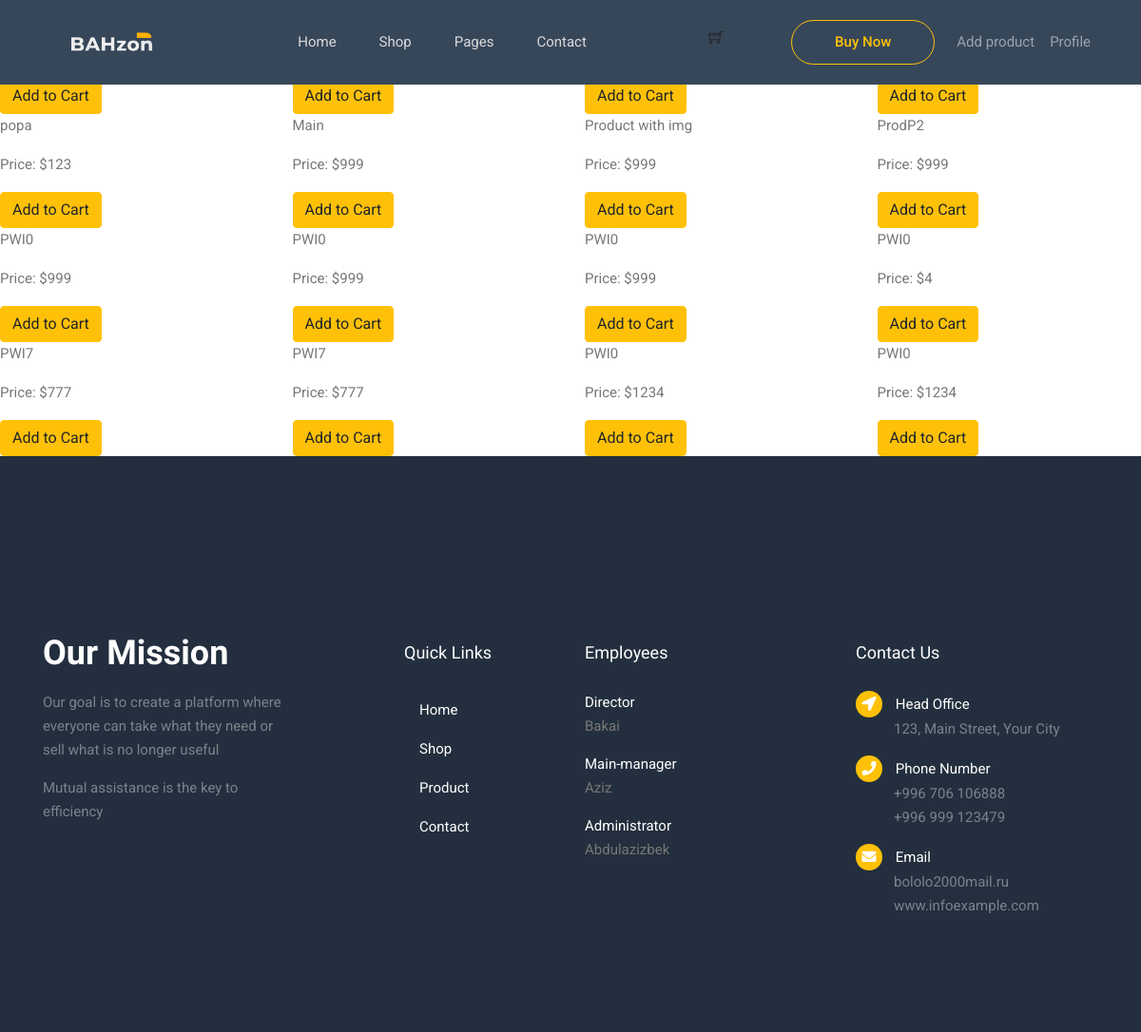
/product-list/ (signed in), run on an earlier commit of the app's database.
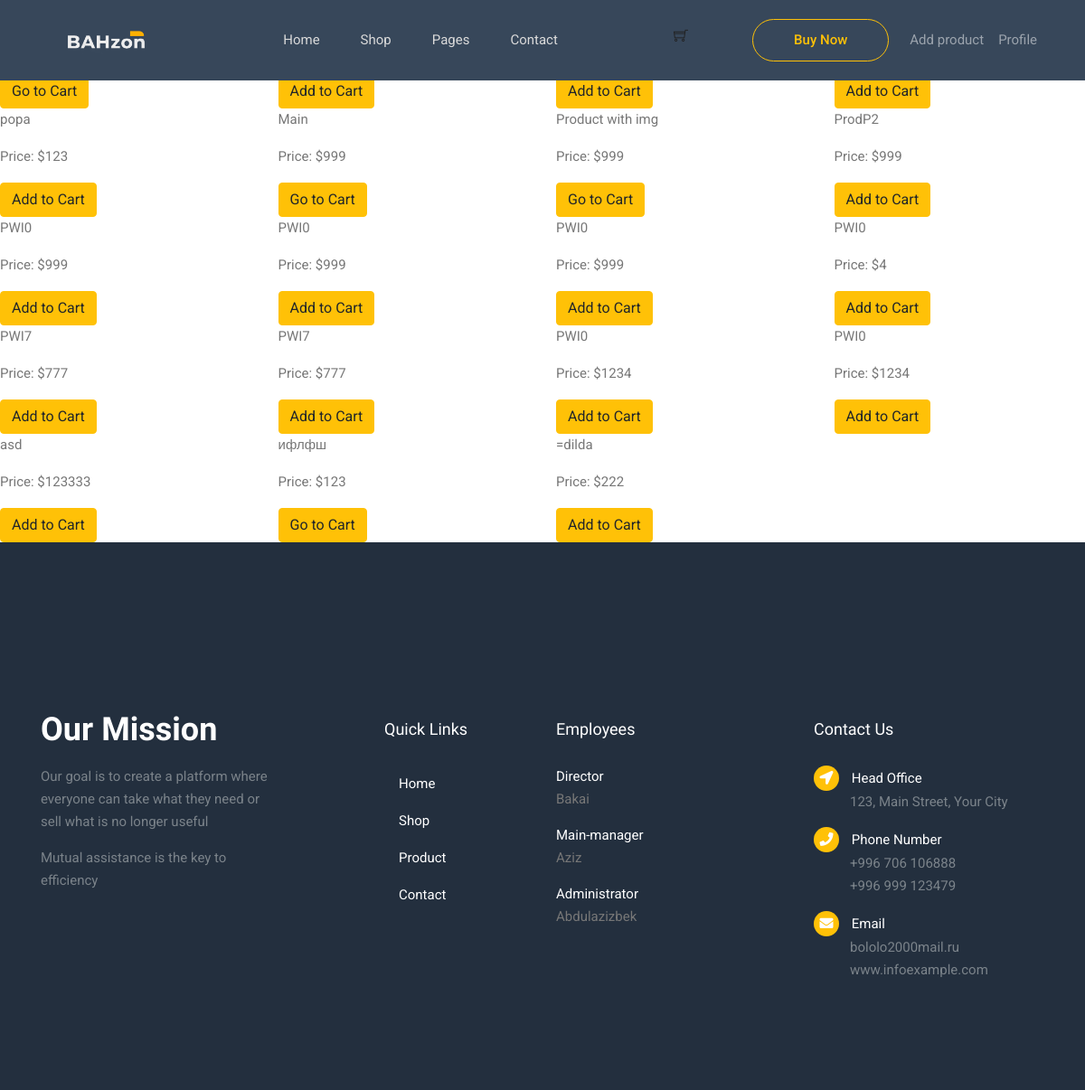
And on a later commit of the database.
### main/models.py (models this page shows, shortened)
class Product(models.Model):
    prod_name = models.CharField('Product Name', max_length=200)
    prod_date = models.DateTimeField('Product Date', default=timezone.now())
    prod_description = models.TextField('Product Description', max_length=2000)
    prod_price = models.IntegerField('Product Price')
    author = models.ForeignKey(User, on_delete=models.CASCADE, null=True)
    prod_image = models.ImageField(default='default_prod.jpg', upload_to='product_pics')
    class Category(models.TextChoices):
        BSU = "Building Supplies"
        TLS = "Tools"
        ELC = "Electrics"
        ENS = "Engineering Systems"
    category = models.CharField(
        max_length=19,
        choices=Category.choices,
        default=Category.BSU
    )

### main/views.py (the view)
# urls.py: path('product-list/', views.product_list, name='product-list'),
@login_required
def product_list(request):
    object_list = Product.objects.all()
    filtered_orders = Order.objects.filter(owner=request.user.profile, is_ordered=False)
    current_order_products = []
    if filtered_orders.exists():
        user_order = filtered_orders[0]
        user_order_items = user_order.items.all()
        current_order_products = [product.product for product in user_order_items]
    context = {
        'object_list': object_list,
        'current_order_products': current_order_products
    }
    return render(request, "product_list.html", context)

### templates/product_list.html (shortened to what this page needs)
{% extends 'base.html' %}
{% block content %}
    <div class="row">
    {% for object in object_list %}
        <div class="col-sm-3">
            <p>{{ object.prod_name }}</p>
            <p>Price: ${{ object.prod_price }}</p>
            {% if object in user.profile.orders.all %}
            You own this
            {% elif object in current_order_products %}
            <a href="{% url 'order_summary' %}" class="btn btn-warning">Go to Cart</a>
            {% else %}
            <a href="{% url 'add_to_cart' object.id %}" class="btn btn-warning">Add to Cart</a>
            {% endif %}
        </div>
    {% endfor %}
    </div>
{% endblock content %}

### templates/base.html (shortened to what this page needs)
{%load static%}
<!DOCTYPE html>
<html lang="en">
<head>
  <link rel="stylesheet" href="{% static '/aroma/vendors/bootstrap/bootstrap.min.css' %}">
  <link rel="stylesheet" href="{% static '/aroma/vendors/fontawesome/css/all.min.css' %}">
  <link rel="stylesheet" href="{% static '/aroma/vendors/themify-icons/themify-icons.css' %}">
  <link rel="stylesheet" href="{% static '/aroma/vendors/nice-select/nice-select.css' %}">
  <link rel="stylesheet" href="{% static '/aroma/vendors/owl-carousel/owl.theme.default.min.css' %}">
  <link rel="stylesheet" href="{% static '/aroma/vendors/owl-carousel/owl.carousel.min.css' %}">
  <link rel="stylesheet" href="{% static '/main/css/profile.css' %}">
  <link rel="stylesheet" href="{% static '/main/css/category.css' %}">
  <link rel="stylesheet" href="{% static '/main/css/main.css' %}">
  <link rel="stylesheet" href="{% static '/aroma/css/style.css' %}">
</head>
<body>
  <header class="header_area fixed">
    <div class="main_menu">
      <nav class="navbar navbar-expand-lg navbar-light">
        <div class="container">
          <a class="navbar-brand logo_h" href="{% url 'main-index' %}"><img src="{% static '/aroma/img/logo.png' %}"
              width="140" height="29" alt=""></a>
          <div class="collapse navbar-collapse offset" id="navbarSupportedContent">
            <ul class="nav navbar-nav menu_nav ml-auto mr-auto">
              <li class="nav-item {%block active_home%}{%endblock%} "><a class="nav-link"
                  href="{% url 'main-index' %}">Home</a></li>
              <li class="nav-item {%block active_submenu%}{%endblock%} submenu dropdown">
                <a href="#" class="nav-link dropdown-toggle" data-toggle="dropdown" role="button" aria-haspopup="true"
                  aria-expanded="false">Shop</a>
              </li>
              <li class="nav-item submenu dropdown">
                <a href="#" class="nav-link dropdown-toggle" data-toggle="dropdown" role="button" aria-haspopup="true"
                  aria-expanded="false">Pages</a>
              </li>
              <li class="nav-item"><a class="nav-link" href="{% url 'contact' %}">Contact</a></li>
            </ul>
            <ul class="nav-shop nav-row">
              <li class="nav-item"><a class="nav-link" href="{% url 'order_summary' %}"><i class="ti-shopping-cart"></i></a></li>
              <li class="nav-item"><a class="button button-header" href="/category/">Buy Now</a></li>
            </ul>
          </div>
          <div class="navbar-nav">
            {% if user.is_authenticated %}
            {% if user.is_superuser %}
            <a class="nav-item nav-link" href="{% url 'product-create' %}">Add product</a>
            {% endif %}
            <a class="nav-item nav-link" href="{% url 'profile' %}">Profile</a>
            {% else %}
            <a class="nav-item nav-link" href="{% url 'login' %}">Log in</a>
            <a class="nav-item nav-link" href="{% url 'register' %}">Sing in</a>
            {% endif %}
          </div>
        </div>
      </nav>
    </div>
  </header>
  <main>
    {%block content%}{%endblock%}
  </main>
  <footer class="footer">
    <div class="footer-area">
      <div class="container">
        <div class="row section_gap">
          <div class="col-lg-3 col-md-6 col-sm-6">
            <div class="single-footer-widget tp_widgets">
              <h4 class="footer_title large_title">Our Mission</h4>
              <p>
                Our goal is to create a platform where everyone can take
                what they need or sell what is no longer useful
              </p>
              <p>
                Mutual assistance is the key to efficiency
              </p>
            </div>
          </div>
          <div class="offset-lg-1 col-lg-2 col-md-6 col-sm-6">
            <div class="single-footer-widget">
              <h4 class="footer_title">Quick Links</h4>
              <ul class="list">
                <li class="nav-item"><a class="nav-link" href="">Home</a></li>
                <li class="nav-item"><a class="nav-link" href="{% url 'category' %}">Shop</a></li>
                <li class="nav-item"><a class="nav-link" href="{% url 'category' %}">Product</a></li>
                <li class="nav-item"><a class="nav-link" href="{% url 'contact' %}">Contact</a></li>
              </ul>
            </div>
          </div>
          <div class="col-lg-2 col-md-6 col-sm-6">
            <div class="single-footer-widget instafeed">
              <h4 class="footer_title">employees</h4>
              <p class="sm-head">
                  Director
              </p>
                <p>Bakai</p>
              <p class="sm-head">
                  Main-manager
              </p>
                <p>Aziz</p>
              <p class="sm-head">
                  Administrator
              </p>
                <p>Abdulazizbek</p>
            </div>
          </div>
          <div class="offset-lg-1 col-lg-3 col-md-6 col-sm-6">
            <div class="single-footer-widget tp_widgets">
              <h4 class="footer_title">Contact Us</h4>
              <div class="ml-40">
                <p class="sm-head">
                  <span class="fa fa-location-arrow"></span>
                  Head Office
                </p>
                <p>123, Main Street, Your City</p>
                <p class="sm-head">
                  <span class="fa fa-phone"></span>
                  Phone Number
                </p>
                <p>
                  +996 706 106888 <br>
                  +996 999 123479
                </p>
                <p class="sm-head">
                  <span class="fa fa-envelope"></span>
                  Email
                </p>
                <p>
                  bololo2000mail.ru <br>
                  www.infoexample.com
                </p>
              </div>
            </div>
          </div>
        </div>
      </div>
    </div>
  </footer>
</body>
</html>

### static/main/css/category.css (style rules this page uses)
a { transition: .5s; }

### static/main/css/main.css (style rules this page uses)
.nav-row { display: flex!important; flex-direction: row!important; }

What changed in the data, as far as the page shows it:
computed for Product (number 1 of 19 on the later page): text "Add to Cart" → "Go to Cart"
computed for Product "Main": text "Add to Cart" → "Go to Cart"
computed for Product "Product with img": text "Add to Cart" → "Go to Cart"
added Product: prod_name "asd", prod_price "123333", shows "Add to Cart"
added Product: prod_name "ифлфш", prod_price "123", shows "Go to Cart"
added Product: prod_name "=dilda", prod_price "222", shows "Add to Cart"
